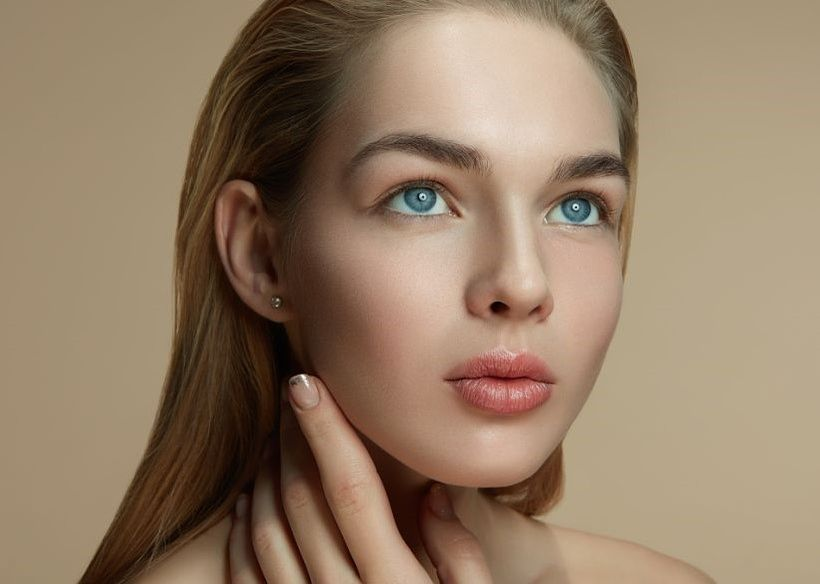
#> input picture pic/01.jpg, 820 x 584 px; the run also reads 1 picture not shown here
$ jupyter execute --allow-errors sketch.ipynb   (shell and % lines are left out)   (older library calls are emulated)
#> lines starting #> are read from the running program, lines starting #| are printed output that depends on the picture
### draw.py
import cv2
import numpy as np
import torch
import torch.nn as nn
import torch.nn.functional as F
import random
import time
import os

from LDR import *
from tone import *
from genStroke_origin import *
from drawpatch import rotate
from tools import *
from ETF.edge_tangent_flow import *
from deblue import deblue
from quicksort import *


def draw(file_name, n, period):
    # initalize
    input_path = './input/'+file_name
    output_path = './output'

    np.random.seed(1)
    # n =  10                 # Quantization order
    # period = 5              # line period
    direction =  10         # num of dir
    Freq = 100              # save every（freq) lines drawn
    deepen =  1             # for edge
    transTone = False       # for Tone8
    kernel_radius = 3       # for ETF
    iter_time = 15          # for ETF
    background_dir = None   # for ETF
    CLAHE = True
    edge_CLAHE = True
    draw_new = True
    random_order = False
    ETF_order = True
    process_visible = True

    file_name = os.path.basename(input_path)
    file_name = file_name.split('.')[0]
    print(file_name)
    output_path = output_path+"/"+file_name
    if not os.path.exists(output_path):
        os.makedirs(output_path)
        os.makedirs(output_path+"/mask")
        os.makedirs(output_path+"/process")

    ####### ETF #######
    time_start=time.time()
    ETF_filter = ETF(input_path=input_path, output_path=output_path+'/mask',\
         dir_num=direction, kernel_radius=kernel_radius, iter_time=iter_time, background_dir=background_dir)
    ETF_filter.forward()
    print('ETF done')


    input_img = cv2.imread(input_path, cv2.IMREAD_GRAYSCALE)
    (h0,w0) = input_img.shape
    cv2.imwrite(output_path + "/input_gray.jpg", input_img)
    # [5 lines of commented-out code are left out]

    if transTone == True:
        input_img = transferTone(input_img)

    now_ = np.uint8(np.ones((h0,w0)))*255
    step = 0
    if draw_new==True:
        time_start=time.time()
        stroke_sequence=[]
        stroke_temp={'angle':None, 'grayscale':None, 'row':None, 'begin':None, 'end':None}
        for dirs in range(direction):
            angle = -90+dirs*180/direction
            print('angle:', angle)
            stroke_temp['angle'] = angle
            img,_ = rotate(input_img, -angle)

            ############ Adjust Histogram ############
            if CLAHE==True:
                img = HistogramEqualization(img)
            # cv2.imshow('HistogramEqualization', res)
            # cv2.waitKey(0)
            # cv2.imwrite(output_path + "/HistogramEqualization.png", res)
            print('HistogramEqualization done')

            ########### gredient #######
            img_pad = cv2.copyMakeBorder(img, 2*period, 2*period, 2*period, 2*period, cv2.BORDER_REPLICATE)
            img_normal = cv2.normalize(img_pad.astype("float32"), None, 0.0, 1.0, cv2.NORM_MINMAX)

            x_der = cv2.Sobel(img_normal, cv2.CV_32FC1, 1, 0, ksize=5)
            y_der = cv2.Sobel(img_normal, cv2.CV_32FC1, 0, 1, ksize=5)

            x_der = torch.from_numpy(x_der) + 1e-12
            y_der = torch.from_numpy(y_der) + 1e-12

            gradient_magnitude = torch.sqrt(x_der**2.0 + y_der**2.0)
            gradient_norm = gradient_magnitude/gradient_magnitude.max()

            ############   Quantization   ############
            ldr = LDR(img, n)
            # cv2.imshow('Quantization', ldr)
            # cv2.waitKey(0)
            cv2.imwrite(output_path + "/Quantization.png", ldr)

            # LDR_single(ldr,n,output_path) # debug
            ############     Cumulate     ############
            LDR_single_add(ldr,n,output_path)
            print('Quantization done')


            # get tone
            (h,w) = ldr.shape
            canvas = Gassian((h+4*period,w+4*period), mean=250, var = 3)


            for j in range(n):
                # print('tone:',j)
                # distribution = ChooseDistribution(period=period,Grayscale=j*256/n)
                stroke_temp['grayscale'] = j*256/n
                mask = cv2.imread(output_path + '/mask/mask{}.png'.format(j),cv2.IMREAD_GRAYSCALE)/255
                dir_mask = cv2.imread(output_path + '/mask/dir_mask{}.png'.format(dirs),cv2.IMREAD_GRAYSCALE)
                # if angle==0:
                #     dir_mask[::] = 255
                dir_mask,_ = rotate(dir_mask, -angle, pad_color=0)
                dir_mask[dir_mask<128]=0
                dir_mask[dir_mask>127]=1

                distensce = Gassian((1,int(h/period)+4), mean = period, var = 1)
                distensce = np.uint8(np.round(np.clip(distensce, period*0.8, period*1.25)))
                raw = -int(period/2)

                for i in np.squeeze(distensce).tolist():
                    if raw < h:
                        y = raw + 2*period # y < h+2*period
                        raw += i
                        for interval in get_start_end(mask[y-2*period]*dir_mask[y-2*period]):

                            begin = interval[0]
                            end = interval[1]

                            # length = end - begin

                            begin -= 2*period
                            end += 2*period

                            length = end - begin
                            stroke_temp['begin'] = begin
                            stroke_temp['end'] = end
                            stroke_temp['row'] = y-int(period/2)
                            #print(gradient_norm[y,interval[0]+2*period:interval[1]+2*period])
                            stroke_temp['importance'] = (255-stroke_temp['grayscale'])*torch.sum(gradient_norm[y:y+period,interval[0]+2*period:interval[1]+2*period]).numpy()

                            stroke_sequence.append(stroke_temp.copy())
                            # [46 lines of commented-out code are left out]

        time_end=time.time()
        print('total time',time_end-time_start)
        print('stoke number',len(stroke_sequence))
        # cv2.imwrite(output_path + "/draw.png", now_)
        # cv2.imshow('draw', now_)
        # cv2.waitKey(0)

        if random_order == True:
            random.shuffle(stroke_sequence)


        if ETF_order == True:
            random.shuffle(stroke_sequence)
            quickSort(stroke_sequence,0,len(stroke_sequence)-1)
        result = Gassian((h0,w0), mean=250, var = 3)
        canvases = []


        for dirs in range(direction):
            angle = -90+dirs*180/direction
            canvas,_ = rotate(result, -angle)
            # (h,w) = canvas.shape
            canvas = np.pad(canvas, pad_width=2*period, mode='constant', constant_values=(255,255))
            canvases.append(canvas)


        for stroke_temp in stroke_sequence:
            angle = stroke_temp['angle']
            dirs = int((angle+90)*direction/180)
            grayscale = stroke_temp['grayscale']
            distribution = ChooseDistribution(period=period,Grayscale=grayscale)
            row = stroke_temp['row']
            begin = stroke_temp['begin']
            end = stroke_temp['end']
            length = end - begin

            newline = Getline(distribution=distribution, length=length)

            canvas = canvases[dirs]

            if length<1000 or begin == -2*period or end == w-1+2*period:
                temp = canvas[row:row+2*period,2*period+begin:2*period+end]
                m = np.minimum(temp, newline[:,:temp.shape[1]])
                canvas[row:row+2*period,2*period+begin:2*period+end] = m
            # else:
            #     temp = canvas[row:row+2*period,2*period+begin-2*period:2*period+end+2*period]
            #     m = np.minimum(temp, newline)
            #     canvas[row:row+2*period,2*period+begin-2*period:2*period+end+2*period] = m

            now,_ = rotate(canvas[2*period:-2*period,2*period:-2*period], angle)
            (H,W) = now.shape
            now = now[int((H-h0)/2):int((H-h0)/2)+h0, int((W-w0)/2):int((W-w0)/2)+w0]
            result = np.minimum(now,result)
            if process_visible == True:
                # cv2.imshow('step', result)
                cv2.waitKey(1)

            step += 1
            if step % Freq == 0:
                # [10 lines of commented-out code are left out]

                cv2.imwrite(output_path + "/process/{0:04d}.jpg".format(int(step/Freq)), result)
                # cv2.imshow('step', canvas)
                # cv2.waitKey(0)
        if step % Freq != 0:
            step = int(step/Freq)+1
            cv2.imwrite(output_path + "/process/{0:04d}.jpg".format(step), result)

        cv2.destroyAllWindows()
        time_end=time.time()
        print('total time',time_end-time_start)
        print('stoke number',len(stroke_sequence))
        cv2.imwrite(output_path + '/draw.jpg', result)


    # [6 lines of commented-out code are left out]

    edge = genStroke(input_img,18)
    edge = np.power(edge, deepen)
    edge = np.uint8(edge*255)
    if edge_CLAHE==True:
        edge = HistogramEqualization(edge)

    cv2.imwrite(output_path + '/edge.jpg', edge)
    # cv2.imshow("edge",edge)


    ############# merge #############
    edge = np.float32(edge)
    now_ = cv2.imread(output_path + "/draw.jpg", cv2.IMREAD_GRAYSCALE)
    result = res_cross= np.float32(now_)

    result[1:,1:] = np.uint8(edge[:-1,:-1] * res_cross[1:,1:]/255)
    result[0] = np.uint8(edge[0] * res_cross[0]/255)
    result[:,0] = np.uint8(edge[:,0] * res_cross[:,0]/255)
    result = edge*res_cross/255
    result=np.uint8(result)

    cv2.imwrite(output_path + '/result.jpg', result)
    # cv2.imwrite(output_path + "/process/{0:04d}.png".format(step+1), result)
    # cv2.imshow("result",result)


    # deblue
    deblue(result, output_path)

    # RGB
    img_rgb_original = cv2.imread(input_path, cv2.IMREAD_COLOR)
    cv2.imwrite(output_path + "/input.jpg", img_rgb_original)
    img_yuv = cv2.cvtColor(img_rgb_original, cv2.COLOR_BGR2YUV)
    img_yuv[:,:,0] = result
    img_rgb = cv2.cvtColor(img_yuv, cv2.COLOR_YUV2BGR)

    # cv2.imshow("RGB",img_rgb)
    cv2.waitKey(0)
    cv2.imwrite(output_path + "/result_RGB.jpg",img_rgb)

### sketch.ipynb
<a href="https://colab.research.google.com/github/sugi-san/sketch/blob/main/sketch.ipynb" target="_parent"></a>

[cell 1]
#@title 1.セットアップ

# githubからコードをコピー
%cd Sketch-Generation-with-Drawing-Process-Guided-by-Vector-Flow-and-Grayscale


# 表示関数
import matplotlib.pyplot as plt
from PIL import Image
import os
import numpy as np

def display_pic(folder):
#> called with folder = 'pic'
    fig = plt.figure(figsize=(20, 20))
    files = os.listdir(folder)
    files.sort()
    for i, file in enumerate(files):
        if file == '.ipynb_checkpoints':
          continue
        img = Image.open(folder+'/'+file)
#> img is the input picture: PIL image 820x584 RGB; mean R, G, B 148, 125.1, 101.8
        images = np.asarray(img)
        ax = fig.add_subplot(5, 5, i+1, xticks=[], yticks=[])
        image_plt = np.array(images)
        ax.imshow(image_plt)
        ax.set_xlabel(file, fontsize=20)
    plt.show()
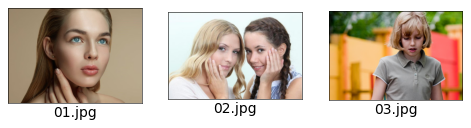
#> figure drawn by matplotlib, 3 panels
#> the answer given: 02.jpg
    plt.close()


# サイズ調整関数
import cv2

def size_opt(file):
#> called with file = '02.jpg'
    max_size = 820
    npyImage = cv2.imread(filename = file, flags = cv2.IMREAD_COLOR)
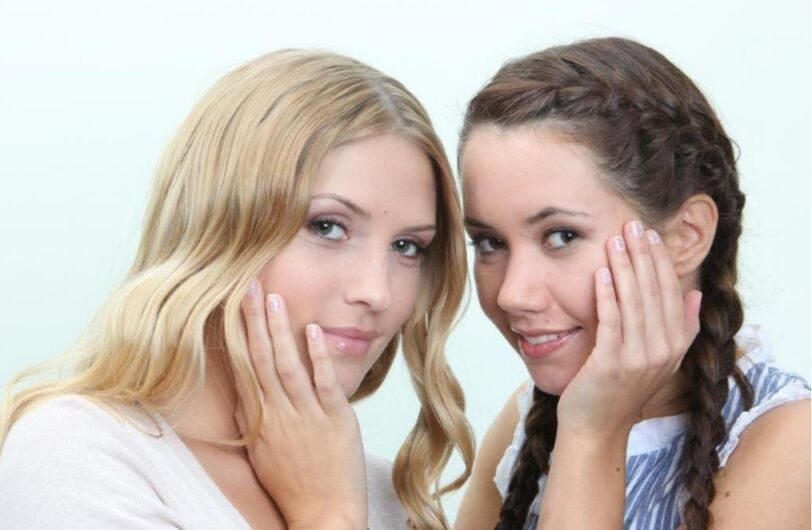
#> npyImage: shape (530, 812, 3); mean B, G, R 174.5, 183.4, 195.3
    intWidth = npyImage.shape[1]
#> intWidth = 812
    intHeight = npyImage.shape[0]
#> intHeight = 530

    fltRatio = float(intWidth) / float(intHeight)
#> fltRatio = 1.53
    intWidth = min(int(max_size * fltRatio), max_size)
#> intWidth = 820
    intHeight = min(int(max_size / fltRatio), max_size)
#> intHeight = 535

    # ピクセルを偶数にする
    if not intWidth % 2 == 0:
      intWidth +=1
    if not intHeight % 2 ==0:
      intHeight +=1
#> intHeight = 536

    npyImage = cv2.resize(src=npyImage, dsize=(intWidth, intHeight), fx=0.0, fy=0.0, interpolation=cv2.INTER_AREA)
#> npyImage: shape (536, 820, 3)
    cv2.imwrite(file, npyImage)


# フォルダ内ファイル数カウント関数
def count_folder(path):
    folders = os.listdir(path)
    offset = 0
    for folder in folders:
        if folder == '.ipynb_checkpoints':
          offset = 1
    num = len(os.listdir(path))-offset
    return num

# フォルダー作成
os.makedirs('input', exist_ok=True)
os.makedirs('download', exist_ok=True)

[cell 2]
#@title 2.画像の表示
display_pic('pic')

[cell 3]
#@title 3.スケッチ動画の作成（10分〜30分くらいかかります）
from draw import *
from PIL import Image
import glob
import shutil

# picフォルダの指定画像をinputフォルダへpicture.pngとリネームして保存
input = '02.jpg'#@param {type:"string"}
kakuchoshi = os.path.splitext(input)
if kakuchoshi[1] == '.jpg' or kakuchoshi[1] == '.jpeg':
  im = Image.open('./pic/'+input)
  im.save('./input/picture.png')
if kakuchoshi[1] == '.png':
  shutil.copy('./pic/'+input, './input/picture.png')

# outputフォルダーリセット
if os.path.isdir('output'):
    shutil.rmtree('output')
os.makedirs('output', exist_ok=True)

# 設定
file_name = 'picture.png'  # inputフォルダーにある画像名の指定
n = 10  # グレースケール量子化次数
period = 5  # 線（ストローク）幅

# スケッチ作成
#> (the rest of this cell did not finish here and is left out)

[cell 4]
#@title 4.動画の再生
from IPython.display import HTML
from base64 import b64encode

#> (the rest of this cell did not finish here and is left out)

[cell 5]
#@title 5.動画のダウンロード
import os
import shutil
from google.colab import files

name = os.path.splitext(input)
shutil.copy('output/picture/output.mp4', 'download/'+name[0]+'.mp4')
files.download('download/'+name[0]+'.mp4')

[cell 6]
#@title 6.完成画のダウンロード
import os
import shutil
from google.colab import files

name = os.path.splitext(input)
shutil.copy('output/picture/result_RGB.jpg', 'download/complete_'+name[0]+'.jpg')
files.download('download/complete_'+name[0]+'.jpg')

[cell 7]
#@title 7.画像のアップロード
import os
import shutil
from google.colab import files
import cv2

# ルートへ画像をアップロード
uploaded = files.upload()
uploaded = list(uploaded.keys())

# ルートからpicフォルダーへ移動
for file in uploaded:
    size_opt(file)  # サイズ調整して上書き
    img = cv2.imread(filename = file, flags = cv2.IMREAD_COLOR)  # 上書きしたものを再読み込み
#> img: shape (536, 820, 3)
    shutil.move(file, './pic/'+file)  # 移動

display_pic('pic')
